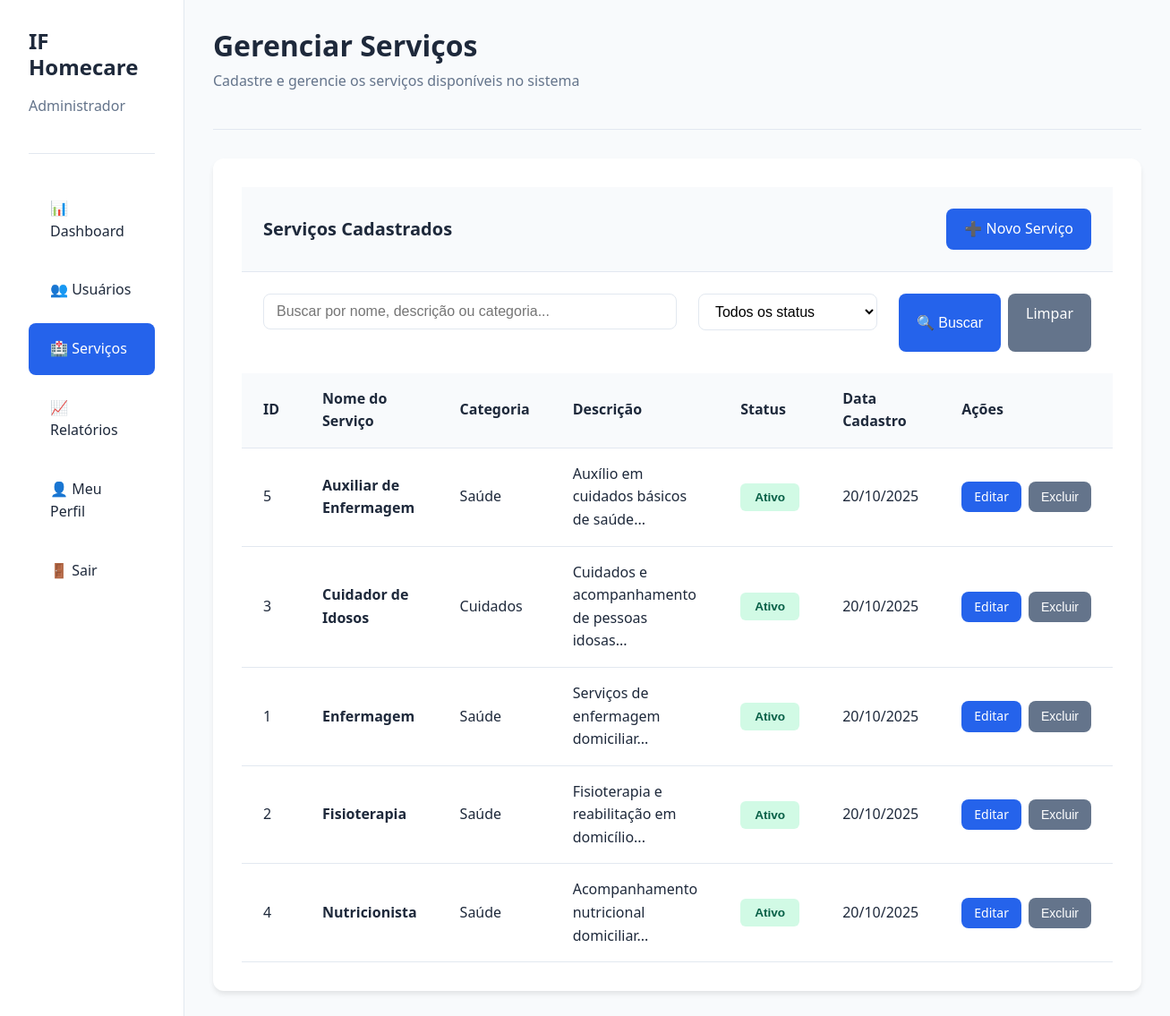
Screenshot of /admin/servicos.php (signed in) with the database file from the repository.
### tables this page shows
CREATE TABLE servicos (
    id INT AUTO_INCREMENT PRIMARY KEY,
    nome_servico VARCHAR(100) NOT NULL,
    descricao TEXT,
    categoria VARCHAR(50),
    icone VARCHAR(100),
    status ENUM('ativo', 'inativo') DEFAULT 'ativo',
    data_cadastro TIMESTAMP DEFAULT CURRENT_TIMESTAMP,
    data_atualizacao TIMESTAMP DEFAULT CURRENT_TIMESTAMP ON UPDATE CURRENT_TIMESTAMP,
    INDEX idx_categoria (categoria),
    INDEX idx_status (status)
);

### includes/funcoes.php (called while the page is built, shortened)
<?php
function formatDateBR($date)
{
    return date('d/m/Y', strtotime($date));
}

### admin/servicos.php (the view, shortened to what this page needs)
<?php
$db = getDB();
$search = $_GET['search'] ?? '';
$query = "SELECT * FROM servicos WHERE 1=1";
$params = [];
$query .= " ORDER BY nome_servico ASC";
try {
    $stmt = $db->prepare($query);
    $stmt->execute($params);
    $servicos = $stmt->fetchAll();
} catch (PDOException $e) {
    $servicos = [];
    $error = "Erro ao buscar serviços";
}
?>
<!DOCTYPE html>
<html lang="pt-BR">
<head>
    <link rel="stylesheet" href="../assets/css/style.css">
</head>
<body>
<div class="dashboard">
    <aside class="sidebar">
        <div class="sidebar-header">
            <h3><?= SITE_NAME ?></h3>
            <p>Administrador</p>
        </div>
        <ul class="sidebar-menu">
            <li><a href="index.php">📊 Dashboard</a></li>
            <li><a href="usuarios.php">👥 Usuários</a></li>
            <li><a href="servicos.php" class="active">🏥 Serviços</a></li>
            <li><a href="relatorios.php">📈 Relatórios</a></li>
            <li><a href="perfil.php">👤 Meu Perfil</a></li>
            <li><a href="../auth/logout.php">🚪 Sair</a></li>
        </ul>
    </aside>
    <main class="main-content">
        <div class="page-header">
            <h1>Gerenciar Serviços</h1>
            <p>Cadastre e gerencie os serviços disponíveis no sistema</p>
        </div>
        <div class="card">
            <div class="card-header d-flex justify-between align-center">
                <h3>Serviços Cadastrados</h3>
                <a href="servico_form.php" class="btn btn-primary">➕ Novo Serviço</a>
            </div>
            <form method="GET" class="mb-3" style="padding: 0 1.5rem;">
                <div class="form-row">
                    <div class="form-group">
                        <input type="text" name="search" placeholder="Buscar por nome, descrição ou categoria..."
                               value="<?= htmlspecialchars($search) ?>">
                    </div>
                    <div class="form-group" style="max-width: 200px;">
                        <select name="status">
                            <option value="">Todos os status</option>
                        </select>
                    </div>
                    <div style="display: flex; gap: 0.5rem;">
                        <button type="submit" class="btn btn-primary">🔍 Buscar</button>
                        <a href="servicos.php" class="btn btn-secondary">Limpar</a>
                    </div>
                </div>
            </form>
            <div class="table-responsive">
                <table>
                    <thead>
                    <tr>
                        <th>ID</th>
                        <th>Nome do Serviço</th>
                        <th>Categoria</th>
                        <th>Descrição</th>
                        <th>Status</th>
                        <th>Data Cadastro</th>
                        <th>Ações</th>
                    </tr>
                    </thead>
                    <tbody>
                    <?php if (empty($servicos)): ?>
                        <tr>
                            <td colspan="7" class="text-center">
                                Nenhum serviço encontrado.
                                <a href="servico_form.php">Cadastrar primeiro serviço</a>
                            </td>
                        </tr>
                    <?php else: ?>
                        <?php foreach ($servicos as $servico): ?>
                            <tr>
                                <td><?= $servico['id'] ?></td>
                                <td><strong><?= htmlspecialchars($servico['nome_servico']) ?></strong></td>
                                <td><?= htmlspecialchars($servico['categoria'] ?? '-') ?></td>
                                <td><?= htmlspecialchars(substr($servico['descricao'] ?? '', 0, 80)) ?>...</td>
                                <td>
                                    <form method="POST" style="display: inline;">
                                        <button type="submit" class="badge <?= $servico['status'] === 'ativo' ? 'badge-success' : 'badge-error' ?>"
                                                style="border: none; cursor: pointer;">
                                            <?= $servico['status'] === 'ativo' ? 'Ativo' : 'Inativo' ?>
                                        </button>
                                    </form>
                                </td>
                                <td><?= formatDateBR($servico['data_cadastro']) ?></td>
                                <td>
                                    <div style="display: flex; gap: 0.5rem;">
                                        <a href="servico_form.php?id=<?= $servico['id'] ?>"
                                           class="btn btn-primary btn-sm">Editar</a>
                                        <button onclick="confirmarExclusao(<?= $servico['id'] ?>)"
                                                class="btn btn-secondary btn-sm">Excluir</button>
                                    </div>
                                </td>
                            </tr>
                        <?php endforeach; ?>
                    <?php endif; ?>
                    </tbody>
                </table>
            </div>
        </div>
    </main>
</div>
</body>
</html>

### rows the page displays
servicos: id "5", nome_servico "Auxiliar de Enfermagem", categoria "Saúde", descricao "Auxílio em cuidados básicos de saúde", status "Ativo", data_cadastro "20/10/2025"
servicos: id "3", nome_servico "Cuidador de Idosos", categoria "Cuidados", descricao "Cuidados e acompanhamento de pessoas idosas", status "Ativo", data_cadastro "20/10/2025"
servicos: id "1", nome_servico "Enfermagem", categoria "Saúde", descricao "Serviços de enfermagem domiciliar", status "Ativo", data_cadastro "20/10/2025"
servicos: id "2", nome_servico "Fisioterapia", categoria "Saúde", descricao "Fisioterapia e reabilitação em domicílio", status "Ativo", data_cadastro "20/10/2025"
servicos: id "4", nome_servico "Nutricionista", categoria "Saúde", descricao "Acompanhamento nutricional domiciliar", status "Ativo", data_cadastro "20/10/2025"

### other values shown
SITE_NAME "IF Homecare"
